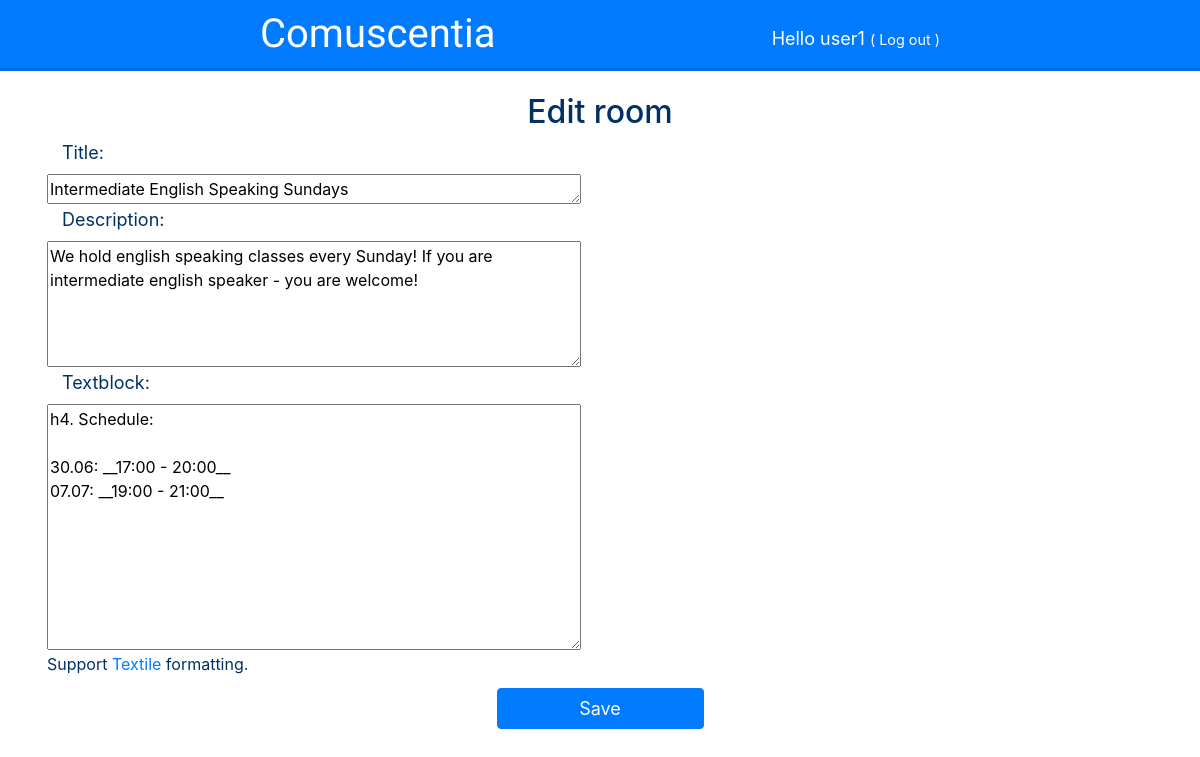
The app's page /room/1/edit/ (signed in) with its own data.
### comuscentia/models.py (models this page shows, shortened)
class Room(models.Model):
	owner = models.ForeignKey(settings.AUTH_USER_MODEL, on_delete=models.CASCADE)
	title = models.CharField(max_length=200)
	created_date = models.DateTimeField(default=timezone.now)
	description = models.CharField(max_length=200)
	textblock = models.TextField(default="__To create online-course just fill up this form like written below. You could ask for a course verification later.__\n**Course ID**: \n**Course authors**: \n**Annotation**: \n**University**: \n**Number of study weeks**: _(or start and end dates)_\n**Average load per week**: \n**Educational programs that recognize course learning outcomes**: ", blank=True)
	msgs = models.IntegerField(default=0)
	verificated = models.BooleanField(default=False) # True = verificated

### comuscentia/views.py (the view)
# urls.py: path('room/<int:pk>/edit/', views.edit_room, name='edit_room'),
@login_required
def edit_room(request, pk):
    room = get_object_or_404(Room, pk=pk)
    if request.method == "POST":
        form = RoomForm(request.POST, instance=room)
        if form.is_valid():
            room = form.save(commit=False)
            room.owner = request.user
            room.created_date = timezone.now()
            room.save()
            return redirect('room', pk=room.pk)
    else:
        form = RoomForm(instance=room)
    return render(request, 'comuscentia/edit_room.html', {'form': form})

### comuscentia/forms.py
class RoomForm(forms.ModelForm):
    class Meta:
        model = Room
        fields = ('title', 'description', 'textblock')#, 'close')
        widgets = {
            'title': Textarea(attrs={'cols': 50, 'rows': 1}),
            'description': Textarea(attrs={'cols': 50, 'rows': 5}),
            'textblock': Textarea(attrs={'cols': 50, 'rows': 10}),
        }

### comuscentia/templates/comuscentia/edit_room.html (shortened to what this page needs)
{% extends 'comuscentia/base.html' %}
{% block content %}
<div class="content container">
	<h2 class='title'>{% if request.get_full_path == "/room/new/" %}Create new{% else %}Edit{% endif %} room</h2>
	<form method="POST" class="post-form">{% csrf_token %}
    	{{ form.as_p }}
    	<p>Support <a href="https://textile-lang.com/">Textile</a> formatting.</p>
    	<div class="center"><button type="submit" class="btn btn-primary">Save</button></div>
	</form>
</div>
{% endblock %}

### comuscentia/templates/comuscentia/base.html (shortened to what this page needs)
{% load static %}
<html>
    <head>
        <link rel="stylesheet" href="https://stackpath.bootstrapcdn.com/bootstrap/4.3.1/css/bootstrap.min.css">
        <link rel="stylesheet" href="{% static 'css/style.css' %}">
    </head>
	<body>
		<header>
			<a id='sitename' href="/"><h1>Comuscentia</h1></a>
            {% if user.is_authenticated %}
                <div id="float_right">Hello {{ user.username }} <small>( <a href="{% url 'logout' %}" style="color: white;">Log out</a> )</small></div>
            {% endif %}
		</header>
		{% block content %}
        {% endblock %}
	</body>
</html>

### comuscentia/static/css/style.css (style rules this page uses)
html, body { height: 100%; }
body { width: 100%; margin: 0; color: #003166; }
header { display: block; width: 100%; margin-bottom: 25px; color: white; font-size: 18px; background-color: #007bff; box-shadow: 0 3px #006bdd; }
#sitename h1 { display: inline-block; margin: 10px; color: white; font-family: 'Fredericka the Great', cursive; }
#float_right { display: inline-block; float: right; margin: 10px; padding-top: 15px; }
h2.title { text-align: center; }
textarea { display: block; }
label { font-size: 18px; margin-left: 15px; }
button { margin-top: 10px; }
.content { margin-bottom: 30px; }
.center { text-align:center; margin:auto; }
.btn-primary { width: 207px; margin-bottom: 15px; font-size: 18px; }
p { margin: 2px; }
@media (min-width: 576px) { #sitename h1 { padding-left: 50px; } }
@media (min-width: 576px) { #float_right { padding-right: 50px; } }
@media (min-width: 768px) { #sitename h1 { padding-left: 100px; } }
@media (min-width: 768px) { #float_right { padding-right: 100px; } }
@media (min-width: 992px) { #sitename h1 { padding-left: 150px; } }
@media (min-width: 992px) { #float_right { padding-right: 150px; } }
@media (min-width: 1200px) { #sitename h1 { padding-left: 250px; } }
@media (min-width: 1200px) { #float_right { padding-right: 250px; } }

### records on screen
Room: title "Intermediate English Speaking Sundays", description "We hold english speaking classes every Sunday! If you are intermediate english speaker - you are welcome!", textblock "h4. Schedule: 30.06: __17:00 - 20:00__ 07.07: __19:00 - 21:00__"

### other values on screen
{{ user.username }} "user1"
